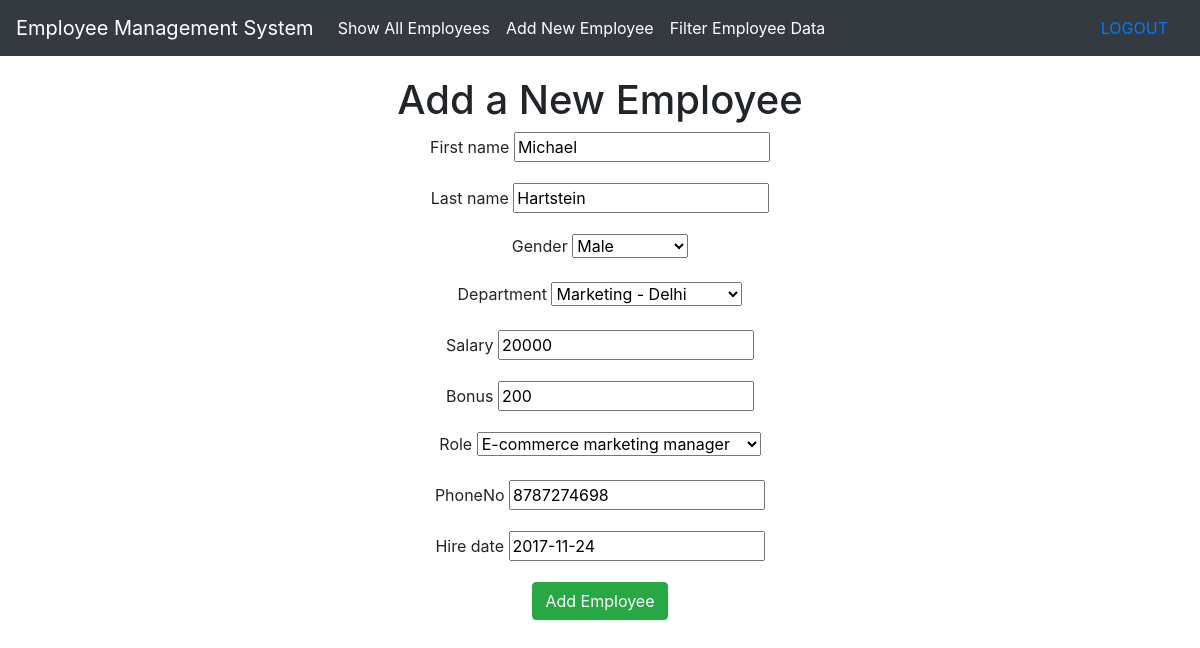
The page /updateEmployee/2 (signed in) on the database its author committed.
### emp_app/models.py (models this page shows, shortened)
class Employee(models.Model):
    GENDER = (("F", "Female"), ("M", "Male"), ("U", "Undisclosed"))
    first_name = models.CharField(max_length=256)
    last_name = models.CharField(max_length=256, blank=True)
    gender = models.CharField(choices=GENDER, max_length=1)
    department = models.ForeignKey(Department, on_delete=models.CASCADE)
    salary = models.IntegerField(default=0)
    bonus = models.IntegerField(default=0)
    role = models.ForeignKey(Role, on_delete=models.CASCADE)
    phoneNo = models.CharField(max_length=10)
    hire_date = models.DateField()

### emp_app/views.py (the view)
# urls.py: path('updateEmployee/<int:pk>',
class updateEmployee(LoginRequiredMixin, UpdateView):
    model = models.Employee
    template_name = 'emp_app/addEmployee.html'
    fields = '__all__'
    success_url = '/employees'
    login_url = '/auth/login'

### emp_app/models.py (called while the page is built)
    def __str__(self):
        return self.name + " - " + self.location

    def __str__(self):
        return self.name

### templates/emp_app/addEmployee.html
{% extends 'base.html' %} {%block body%} {% include 'navBar.html' %}
<div class="container" style="margin-top: 20px; text-align: center">
  <h1>Add a New Employee</h1>
  <form method="POST">
    {%csrf_token%} {% for f in form%}
    <div class="form-group">
      <label class="">{{f.label}}</label>
      {{f}}
    </div>
    {%endfor%}
    <button type="submit" class="btn btn-success">Add Employee</button>
  </form>
</div>
{%endblock%}

### rows shown on the page
Employee: form "Michael" "Hartstein" "Male" "Marketing - Delhi" "20000" "200" "E-commerce marketing manager" "8787274698" "2017-11-24"

### other values the page prints
{{ f.label }} "First name" "Last name" "Gender" "Department" "Salary" "Bonus" "Role" "PhoneNo" "Hire date"
